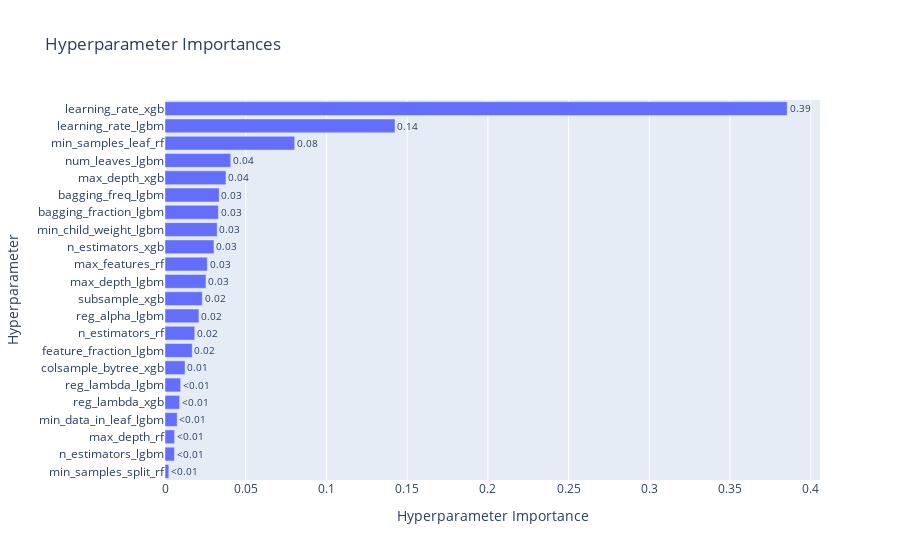

Source (notebook cell):
### Code cell
op_viz.plot_param_importances(study)

### Figure 1 — Plotly figure (JSON) as saved in the notebook; plotly's stock layout.template omitted (floating-point values rounded to 4 significant figures)
{"data": [{"cliponaxis": false, "hovertemplate": ["min_samples_split_rf (IntDistribution): 0.0023782386871317035<extra></extra>", "n_estimators_lgbm (IntDistribution): 0.005842729333815094<extra></extra>", "max_depth_rf (IntDistribution): 0.005956862747196327<extra></extra>", "min_data_in_leaf_lgbm (IntDistribution): 0.007564702422333943<extra></extra>", "reg_lambda_xgb (FloatDistribution): 0.009045311780671465<extra></extra>", "reg_lambda_lgbm (FloatDistribution): 0.009686313400348435<extra></extra>", "colsample_bytree_xgb (FloatDistribution): 0.012432728628229948<extra></extra>", "feature_fraction_lgbm (FloatDistribution): 0.01686143725738799<extra></extra>", "n_estimators_rf (IntDistribution): 0.018432843008506814<extra></extra>", "reg_alpha_lgbm (FloatDistribution): 0.021026332299916305<extra></extra>", "subsample_xgb (FloatDistribution): 0.02308449258767551<extra></extra>", "max_depth_lgbm (IntDistribution): 0.025377825180399993<extra></extra>", "max_features_rf (FloatDistribution): 0.026206227615627988<extra></extra>", "n_estimators_xgb (IntDistribution): 0.03033030477685495<extra></extra>", "min_child_weight_lgbm (IntDistribution): 0.032331289005113825<extra></extra>", "bagging_fraction_lgbm (FloatDistribution): 0.03307266087774891<extra></extra>", "bagging_freq_lgbm (IntDistribution): 0.03359244069725457<extra></extra>", "max_depth_xgb (IntDistribution): 0.03774878558254785<extra></extra>", "num_leaves_lgbm (IntDistribution): 0.04073873633480733<extra></extra>", "min_samples_leaf_rf (IntDistribution): 0.0803418565662031<extra></extra>", "learning_rate_lgbm (FloatDistribution): 0.14248981019766901<extra></extra>", "learning_rate_xgb (FloatDistribution): 0.3854580710125592<extra></extra>"], "name": "Objective Value", "orientation": "h", "text": ["<0.01", "<0.01", "<0.01", "<0.01", "<0.01", "<0.01", "0.01", "0.02", "0.02", "0.02", "0.02", "0.03", "0.03", "0.03", "0.03", "0.03", "0.03", "0.04", "0.04", "0.08", "0.14", "0.39"], "textposition": "outside", "type": "bar", "x": [0.002378, 0.005843, 0.005957, 0.007565, 0.009045, 0.009686, 0.01243, 0.01686, 0.01843, 0.02103, 0.02308, 0.02538, 0.02621, 0.03033, 0.03233, 0.03307, 0.03359, 0.03775, 0.04074, 0.08034, 0.1425, 0.3855], "y": ["min_samples_split_rf", "n_estimators_lgbm", "max_depth_rf", "min_data_in_leaf_lgbm", "reg_lambda_xgb", "reg_lambda_lgbm", "colsample_bytree_xgb", "feature_fraction_lgbm", "n_estimators_rf", "reg_alpha_lgbm", "subsample_xgb", "max_depth_lgbm", "max_features_rf", "n_estimators_xgb", "min_child_weight_lgbm", "bagging_fraction_lgbm", "bagging_freq_lgbm", "max_depth_xgb", "num_leaves_lgbm", "min_samples_leaf_rf", "learning_rate_lgbm", "learning_rate_xgb"]}], "layout": {"title": {"text": "Hyperparameter Importances"}, "xaxis": {"title": {"text": "Hyperparameter Importance"}}, "yaxis": {"title": {"text": "Hyperparameter"}}}}
